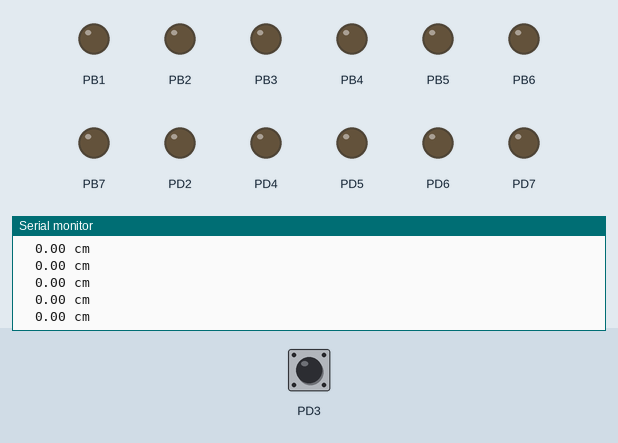
Simulated run of this program. Board: ATmega328P, built with avr-gcc and emulated at 16 MHz. Shown: output pins drawn as LEDs (lit = HIGH), the last lines printed to the serial monitor. The inputs (shaded band) are chosen by the test bench; at power-on: PD3 LOW. Pins used as bus, display or sensor lines are not drawn.

Above: at 1.2 s.
1.3 s: PD3 pulsed HIGH 2 times (0.12 s each, 0.3 s apart)
At 2.0 s:
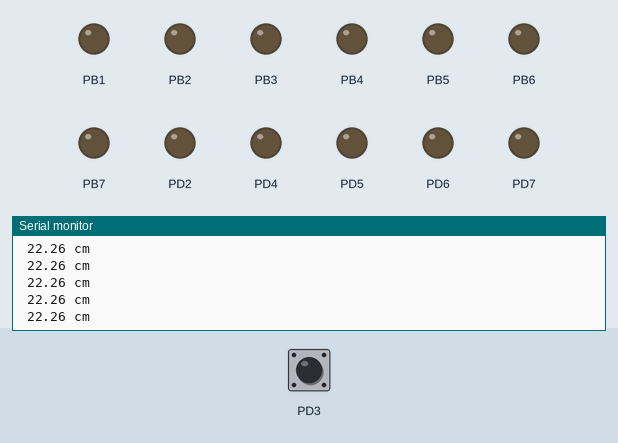
3.4 s: PD3 driven HIGH
At 4.5 s:
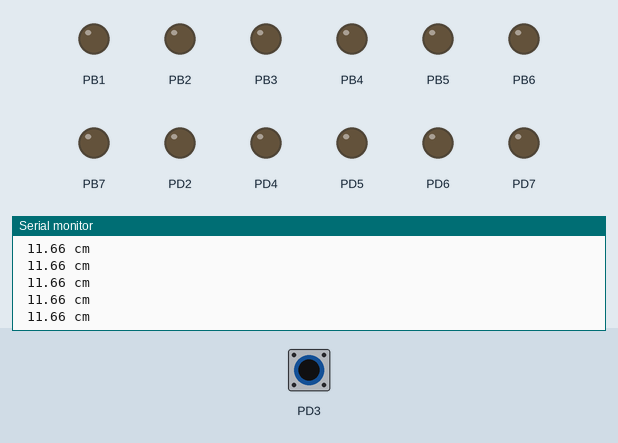
Timing chart, 0 to 6.4 s (numbered marks = the images above; inputs shaded):
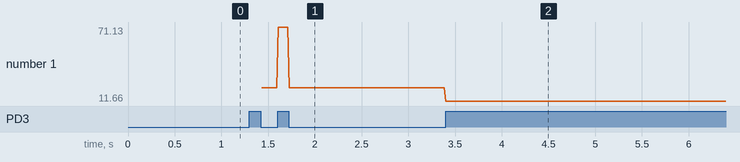

The program:

Afstandsensor.c
```c
 /* HC-SR04
 * trigger pin: (PB0) output
 * echo pin : (PD3 = INT1) input
*/

#define F_CPU 16000000

#include <avr/io.h>
#include <util/delay.h>
#include <string.h>
#include <stdio.h>
#include "serial.h"
#include <stdlib.h>
#include <avr/interrupt.h>

static volatile float pulse = 0;
static volatile int i = 0;
double afstand = 0;
char resultAfstand[32];

void init_ports(void){
	DDRD = 0b11110111; //set PORTD4 as INPUT
	DDRB = 0xFF; //set PORTB as output
}

void init_ext_int(void){
	EICRA =(1<<ISC10); //setting interrupt triggering logic change
	EIMSK =(1<<INT1); //enabling interrupt1
	TCCR1A = 0;
}

int main(void)
{
	ser_init();
	init_ports();
	init_ext_int();

	sei();

	while(1)
	{
		PORTB = (1<<PINB0); //set trigger HIGH
		_delay_ms(10); //10 ms delay
		PORTB &= ~(1<<PINB0); //set trigger LOW

		afstand = (pulse * 0.5) * 0.0023;
		sprintf(resultAfstand, "% 6.2f", afstand);
		ser_write(resultAfstand); ser_writeln(" cm");
	}
}

ISR(INT1_vect)
{
	if(i == 1)
	{
		TCCR1B = 0; //Stop counter
		pulse = TCNT1; //Write duration (TCNT1) to pulse
		TCNT1 = 0; //Reset duration
		i = 0; //Reset counter
	}

	if(i==0)
	{
		TCCR1B |= (1<<CS10); //Start counter
		i = 1;
	}
}
```

serial.c
```c
#include <avr/io.h>
#include <stdio.h>
#include "serial.h"

// output on USB = PD1 = board pin 1
// datasheet p.190; F_OSC = 16 MHz & baud rate = 19.200
#define UBBRVAL 51

// Getchar en putchar tbv. stdio.h
void ser_stdio_putchar(char c, FILE *stream) {
	if (c=='\n') {
		ser_transmit('\r');
	}
	ser_transmit(c);
}

FILE uart_output = FDEV_SETUP_STREAM(ser_stdio_putchar, NULL, _FDEV_SETUP_WRITE);

void ser_init() {
	// set the baud rate
	UBRR0H = 0;
	UBRR0L = UBBRVAL;
	// disable U2X mode
	UCSR0A = 0;
	// enable TX and RX
	UCSR0B = _BV(TXEN0) | _BV(RXEN0);
	// set frame format : asynchronous, 8 data bits, 1 stop bit, no parity
	UCSR0C = _BV(UCSZ01) | _BV(UCSZ00);
	// Setup stdout
	stdout=&uart_output;
}

// Low level transmit
void ser_transmit(uint8_t data) {
	// wait for an empty transmit buffer
	// UDRE is set when the transmit buffer is empty
	loop_until_bit_is_set(UCSR0A, UDRE0);
	// send the data
	UDR0 = data;
}

// Low level receive
uint8_t ser_receive() {
    loop_until_bit_is_set(UCSR0A, RXC0); /* Wait until data exists. */
    return UDR0;
}

// Hele regel schrijven

void ser_write(char *s) {
	int i=0;
	while (s[i]!='\0') {
		ser_transmit(s[i++]);
	}
}

void ser_writeln(char* s) {
	ser_write(s);
	ser_transmit('\r');
	ser_transmit('\n');
}

// Hele regel lezen
void ser_readln(char* buf, int maxlength, uint8_t echo) {
	int i=0;
	while(1) {
		uint8_t c = ser_receive();
		if (echo) ser_transmit(c);
		if (c=='\r') {
			if (echo) ser_transmit('\n');
			break; // ENTER ontvangen
		}
		if (i<maxlength-1) {
			buf[i++]=c;
		}
	}
	buf[i]='\0';
}
```

serial.h
```c
void ser_init();

void ser_transmit(uint8_t data);
uint8_t ser_receive();

void init_ports(void);
void init_timer(void);
void init_ext_int(void);
void ser_write(char* s);
void ser_writeln(char* s);
void ser_readln(char* buf, int maxlength, uint8_t echo);
```

Measured:
- after the input at 1.3 s, the serial monitor: prints a new line after 0.13 s (image 1)
- after the input at 3.4 s, the serial monitor: prints a new line at once (image 2)
- plotted number 1: 22.26 → 11.66 after the input at 3.4 s
